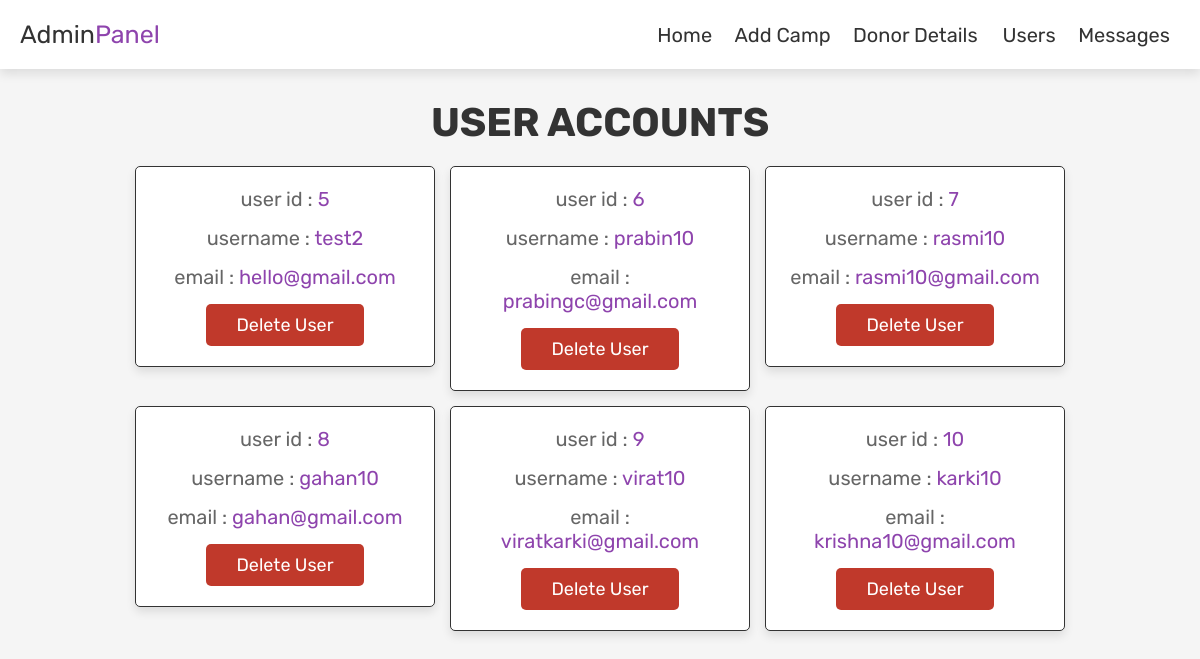
The page /life_shareAdmin/admin_users.php on the database its author committed.
### tables this page shows
CREATE TABLE `users` (
  `id` int(100) NOT NULL,
  `username` varchar(255) NOT NULL,
  `name` varchar(255) NOT NULL,
  `email` varchar(255) NOT NULL,
  `contact` varchar(10) NOT NULL,
  `address` varchar(255) NOT NULL,
  `password` varchar(255) NOT NULL,
  `bloodgroup` varchar(50) NOT NULL
);

### life_shareAdmin/admin_users.php (the view, shortened to what this page needs)
<?php
include 'config.php';
?>
<!DOCTYPE html>
<html lang="en">
<head>
   <link rel="stylesheet" href="https://cdnjs.cloudflare.com/ajax/libs/font-awesome/6.0.0/css/all.min.css">
   <link rel="stylesheet" href="css/admin_style.css">
</head>
<body>
<?php include 'header.php'; ?>
<section class="users">
   <h1 class="title"> user accounts </h1>
   <div class="box-container">
      <?php
         $select_users = mysqli_query($db, "SELECT * FROM `users`") or die('query failed');
         while($fetch_users = mysqli_fetch_assoc($select_users)){
      ?>
      <div class="box">
         <p> user id : <span><?php echo $fetch_users['id']; ?></span> </p>
         <p> username : <span><?php echo $fetch_users['username']; ?></span> </p>
         <p> email : <span><?php echo $fetch_users['email']; ?></span> </p>
         <a href="admin_users.php?delete=<?php echo $fetch_users['id']; ?>" onclick="return confirm('delete this user?');" class="delete-btn">delete user</a>
      </div>
      <?php
         };
      ?>
   </div>
</section>
</body>
</html>

### life_shareAdmin/header.php (shortened to what this page needs)
<header class="header">
   <div class="flex">
      <a href="admin_page.php" class="logo">Admin<span>Panel</span></a>
      <nav class="navbar">
         <a href="admin_page.php">Home</a>
         <a href="addcamp.php">Add Camp</a>
         <a href="donordetails.php"> Donor Details </a>
         <a href="admin_users.php">Users</a>
         <a href="feedback.php">Messages</a>
      </nav>
   </div>
</header>

### life_shareAdmin/css/admin_style.css (style rules this page uses)
:root { --purple:#8e44ad; --red:#c0392b; --orange:#f39c12; --black:#333; --white:#fff; --light-color:#666; --light-white:#ccc; --light-bg:#f5f5f5; --border:.1rem solid var(--black); --box-shadow:0 .5rem 1rem rgba(0,0,0,.1); }
* { font-family: 'Rubik', sans-serif; margin:0; padding:0; box-sizing: border-box; outline: none; border:none; text-decoration: none; transition:all .2s linear; }
html { font-size: 62.5%; overflow-x: hidden; }
body { background-color: var(--light-bg); }
section { padding:3rem 2rem; }
.title { text-align: center; margin-bottom: 2rem; text-transform: uppercase; color:var(--black); font-size: 4rem; }
.btn, .option-btn, .delete-btn, .white-btn { display: inline-block; margin-top: 1rem; padding:1rem 3rem; cursor: pointer; color:var(--white); font-size: 1.8rem; border-radius: .5rem; text-transform: capitalize; }
.delete-btn { background-color: var(--red); }
.header { position: sticky; top:0; left:0; right:0; z-index: 1000; background-color: var(--white); box-shadow: var(--box-shadow); }
.header .flex { display: flex; align-items: center; padding:2rem; justify-content: space-between; position: relative; max-width: 1200px; margin:0 auto; }
.header .flex .logo { font-size: 2.5rem; color:var(--black); }
.header .flex .logo span { color:var(--purple); }
.header .flex .navbar a { margin:0 1rem; font-size: 2rem; color:var(--black); }
.users .box-container { display: grid; grid-template-columns: repeat(auto-fit, 30rem); justify-content: center; gap:1.5rem; max-width: 1200px; margin:0 auto; align-items: flex-start; }
.users .box-container .box { background-color: var(--white); padding:2rem; border:var(--border); box-shadow: var(--box-shadow); border-radius: .5rem; text-align: center; }
.users .box-container .box p { padding-bottom: 1.5rem; font-size: 2rem; color:var(--light-color); }
.users .box-container .box p span { color:var(--purple); }
.users .box-container .box .delete-btn { margin-top: 0; }

### rows shown on the page
users: id "5", username "test2", email "hello@gmail.com"
users: id "6", username "prabin10", email "prabingc@gmail.com"
users: id "7", username "rasmi10", email "rasmi10@gmail.com"
users: id "8", username "gahan10", email "gahan@gmail.com"
users: id "9", username "virat10", email "viratkarki@gmail.com"
users: id "10", username "karki10", email "krishna10@gmail.com"
